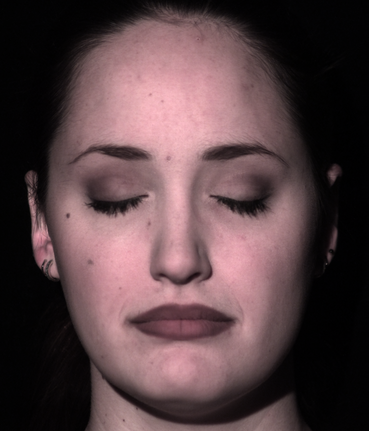
#> input picture PS6/data/input_1.tif, 369 x 431 px, found by its file name
$ python q1.py
#> lines starting #> are read from the running program, lines starting #| are printed output that depends on the picture
# ##################################################################### #
# 16720: Computer Vision Homework 6
# Carnegie Mellon University
# Dec 2020
# ##################################################################### #

# Imports
import numpy as np
from skimage.io import imread
from skimage.color import rgb2xyz
from matplotlib import pyplot as plt
from matplotlib import pyplot as plt
from mpl_toolkits.mplot3d import Axes3D
from matplotlib import cm

from scipy.sparse import bsr_matrix
from scipy.sparse.linalg import lsqr as splsqr

from utils import integrateFrankot

def renderNDotLSphere(center, rad, light, pxSize, res):

    """
    Question 1 (b)

    Render a sphere with a given center and radius. The camera is
    orthographic and looks towards the sphere in the negative z
    direction. The camera's sensor axes are centered on and aligned
    with the x- and y-axes.

    Parameters
    ----------
    center : numpy.ndarray
        The center of the sphere in an array of size (3,)

    rad : float
        The radius of the sphere

    light : numpy.ndarray
        The direction of incoming light

    pxSize : float
        Pixel size

    res : numpy.ndarray
        The resolution of the camera frame

    Returns
    -------
    image : numpy.ndarray
        The rendered image of the sphere
    """

    res = res.flatten() # just in case it's given as a (2,1) instead of (2,)
    light = light.reshape(-1,1) # just in case given as (3,) instead of (3,1)

    # Initialize Image:
    # Note: assuming `res` is the dimensions of the camera frame in px (since
    # the assignment refers to the 3840x2160 size as resolution.)
    # Note: assuming `res` is given as (width, height) in px
    # Note: assuming pxSize is in the same units (eg. cm) as everything else
    image = np.zeros(np.flip(res))
    width, height = res * pxSize # physical width and height of camera

    # Grab center location of sphere (in a case not 0,0,0 as specified in problem):
    # Note: z center doesn't matter because camera is orthographic.
    xc, yc = center[0:2]

    # Operate over a meshgrid of the image:
    c,r = np.meshgrid(np.arange(image.shape[1]), np.arange(image.shape[0]))

    # Compute pixel location:
    x = c * pxSize - width/2.0
    y = height/2.0 - r * pxSize # note y axis is flipped in image (i.e. row=0 is at top of image, y=-height/2 is at bottom of camera)

    # Check if point is inside sphere:
    in_sphere = (x-xc)**2 + (y-yc)**2 < rad**2

    # Keep only the points in the sphere:
    x = x[in_sphere]
    y = y[in_sphere]

    # Get corresponding location on sphere:
    z = np.sqrt( rad**2 - (x-xc)**2 - (y-yc)**2 )

    # Compute surface normal at that location:
    # Skipping over this step and just baking it into intensity calculation
    # n = np.asarray([x-xc,y-yc,z]) / np.sqrt( (x-xc)**2 + (y-yc)**2 + z**2 )
    # n = n.reshape(-1,1)

    # Compute intensity (NDotL):
    # Note: normal is just [x-xc,y-yc,z] / sqrt( (x-xc)**2 + (y-yc)**2 + z**2 )
    I = ((x-xc) * light[0] + (y-yc) * light[1] + z * light[2]) / np.sqrt( (x-xc)**2 + (y-yc)**2 + z**2 )
    I[I<0.0] = 0.0 # toss out negative values (per lecture), equiv. to max(n dot l, 0)

    # Store output anywhere inside sphere:
    image[in_sphere] = I

    return image


def loadData(path = "../data/"):

    """
    Question 1 (c)

    Load data from the path given. The images are stored as input_n.tif
    for n = {1...7}. The source lighting directions are stored in
    sources.mat.

    Paramters
    ---------
    path: str
        Path of the data directory

    Returns
    -------
    I : numpy.ndarray
        The 7 x P matrix of vectorized images

    L : numpy.ndarray
        The 3 x 7 matrix of lighting directions

    s: tuple
        Image shape

    """

    # Load the nth image, process it, and return the processed vector:
    def load_image_row(n):
        # Load rgb image:
        rgb = imread(path + 'input_{}.tif'.format(n))
        # Convert to xyz:
        xyz = rgb2xyz(rgb)
        # Extract the luminance channel (Y), ravel, and build row for I:
        return xyz[:,:,1].ravel().reshape(1,-1)

    # Load first image to build first row of I:
    I = load_image_row(1)

    # Repeat for rest of images:
    for i in np.arange(2,8):
        I = np.append(I, load_image_row(i), axis=0)

    # Load lighting data:
    L = np.load(path + 'sources.npy').T # Transpose to force into correct shape (comes as 7x3)

    # Grab original image shape:
    s = imread(path + 'input_1.tif').shape[0:2]

    return I, L, s


# [196 lines left out: functions estimatePseudonormalsCalibrated, estimateAlbedosNormals, displayAlbedosNormals, estimateShape, plotSurface, not called in this run]


if __name__ == '__main__':

    # Put your main code here

    # Q1.b:
    run_q1b = True
    if run_q1b:
        lighting = np.asarray([
        [1,1,1],
        [1,-1,1],
        [-1,-1,1]
        ]).T / np.sqrt(3)
        center = np.asarray([0,0,-10]) #  w.r.t. camera
        rad = 0.75
        pxSize = 7e-6 * 100 # um to cm
        res = np.asarray([3840,2160])
        for i in range(3):
            image = renderNDotLSphere(center, rad, lighting[:,i], pxSize, res)
            plt.figure()
            plt.imshow(image, cmap=cm.gray)
            plt.title(r'Q1.b - For lighting vector {}/$\sqrt{{3}}$'.format(np.array2string((lighting[:,i]*np.sqrt(3.0)).astype(int))))
            plt.show()
#> this loop made 3 passes
#> pass 1, `plt.show()`:
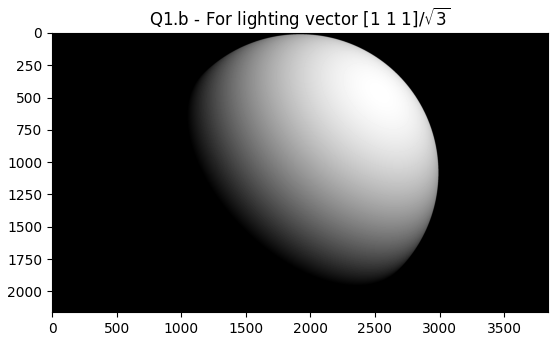
#> figure drawn by matplotlib, 1 panel
#> pass 2, `plt.show()`:
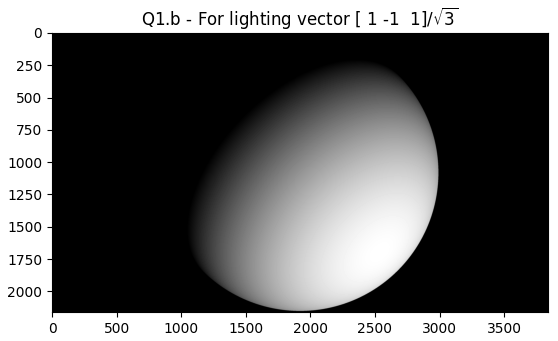
#> figure drawn by matplotlib, 1 panel

    # Q1.d:
    run_q1d = True
    if run_q1d:
        I, _, _ = loadData()
#> in load_image_row, rgb is the input picture: shape (431, 369, 3) uint16; mean R, G, B 13701.2, 10322.6, 10768.8
#> in load_image_row, `xyz = rgb2xyz(rgb)`: xyz: shape (431, 369, 3) float64; mean of channels 0, 1, 2 0.0491, 0.0446, 0.0448
#> (the run stopped early here; a loop or call above may not have finished)
